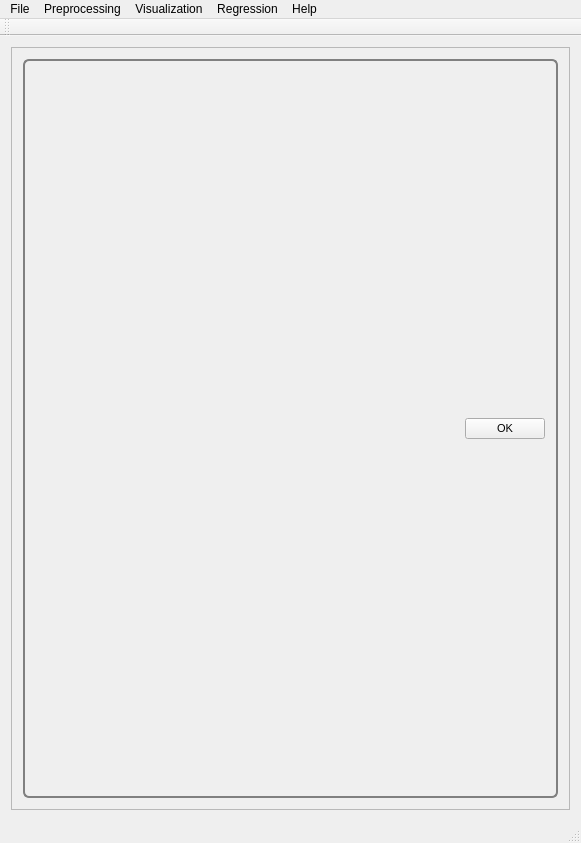
<?xml version="1.0" encoding="UTF-8"?>
<ui version="4.0">
 <class>MainWindow</class>
 <widget class="QMainWindow" name="MainWindow">
  <property name="geometry">
   <rect>
    <x>0</x>
    <y>0</y>
    <width>581</width>
    <height>843</height>
   </rect>
  </property>
  <property name="windowTitle">
   <string>PYSAT</string>
  </property>
  <widget class="QWidget" name="centralWidget">
   <layout class="QVBoxLayout" name="verticalLayout_9">
    <item>
     <widget class="QScrollArea" name="scrollArea">
      <property name="widgetResizable">
       <bool>true</bool>
      </property>
      <widget class="QWidget" name="scrollAreaWidgetContents_2">
       <property name="geometry">
        <rect>
         <x>0</x>
         <y>0</y>
         <width>561</width>
         <height>770</height>
        </rect>
       </property>
       <property name="font">
        <font>
         <pointsize>8</pointsize>
        </font>
       </property>
       <property name="styleSheet">
        <string notr="true">QGroupBox {
  border: 2px solid gray;
  border-radius: 6px;
  margin-top: 0.5em;
}

QGroupBox::title {

  padding-top: -14px;
  padding-left: 8px;
}
</string>
       </property>
       <layout class="QVBoxLayout" name="verticalLayout_8">
        <item>
         <widget class="QGroupBox" name="OK">
          <layout class="QHBoxLayout" name="ok">
           <item>
            <spacer name="horizontalSpacer_5">
             <property name="orientation">
              <enum>Qt::Horizontal</enum>
             </property>
             <property name="sizeHint" stdset="0">
              <size>
               <width>40</width>
               <height>20</height>
              </size>
             </property>
            </spacer>
           </item>
           <item>
            <widget class="QPushButton" name="okButton">
             <property name="font">
              <font>
               <pointsize>8</pointsize>
              </font>
             </property>
             <property name="mouseTracking">
              <bool>false</bool>
             </property>
             <property name="text">
              <string>OK</string>
             </property>
            </widget>
           </item>
          </layout>
         </widget>
        </item>
       </layout>
      </widget>
     </widget>
    </item>
   </layout>
  </widget>
  <widget class="QMenuBar" name="menuBar">
   <property name="geometry">
    <rect>
     <x>0</x>
     <y>0</y>
     <width>581</width>
     <height>21</height>
    </rect>
   </property>
   <widget class="QMenu" name="menuFile">
    <property name="title">
     <string>File</string>
    </property>
    <addaction name="actionLoad_Refence_Data"/>
    <addaction name="actionLoad_Unknown_Data"/>
    <addaction name="separator"/>
    <addaction name="actionSave_Current_Plots"/>
    <addaction name="actionSave_Current_Data"/>
    <addaction name="separator"/>
    <addaction name="actionCreate_New_Workflow"/>
    <addaction name="actionSave_Current_Workflow"/>
    <addaction name="separator"/>
    <addaction name="actionExit"/>
   </widget>
   <widget class="QMenu" name="menuPreprocessing">
    <property name="title">
     <string>Preprocessing</string>
    </property>
    <widget class="QMenu" name="menuBaseline_Removal">
     <property name="title">
      <string>Baseline Removal</string>
     </property>
     <addaction name="actionALS"/>
     <addaction name="actionDietrich"/>
     <addaction name="actionPolyFit"/>
     <addaction name="actionAirPLS"/>
     <addaction name="actionFABC"/>
     <addaction name="actionKK"/>
     <addaction name="actionMario"/>
     <addaction name="actionMedian"/>
     <addaction name="actionRubberband"/>
     <addaction name="actionUndecimated_Wavelet"/>
    </widget>
    <widget class="QMenu" name="menuCalibration_Transfer">
     <property name="title">
      <string>Calibration Transfer</string>
     </property>
     <addaction name="actionRatio"/>
     <addaction name="actionTommy_s_Methgod"/>
     <addaction name="actionPiecewise_Direct_Standardization"/>
     <addaction name="actionOthers_3"/>
    </widget>
    <addaction name="actionNormalization"/>
    <addaction name="actionNoise_Reduction"/>
    <addaction name="actionApply_Mask"/>
    <addaction name="actionInterpolate"/>
    <addaction name="actionInstrument_Response"/>
    <addaction name="menuCalibration_Transfer"/>
    <addaction name="menuBaseline_Removal"/>
   </widget>
   <widget class="QMenu" name="menuVisualization">
    <property name="title">
     <string>Visualization</string>
    </property>
    <widget class="QMenu" name="menuClustering">
     <property name="title">
      <string>Clustering</string>
     </property>
     <addaction name="actionK_Means"/>
     <addaction name="actionHierarchical"/>
     <addaction name="actionOthers"/>
     <addaction name="actionOthers_2"/>
    </widget>
    <addaction name="actionPCA"/>
    <addaction name="actionICA"/>
    <addaction name="menuClustering"/>
   </widget>
   <widget class="QMenu" name="menuRegression">
    <property name="title">
     <string>Regression</string>
    </property>
    <addaction name="actionPLS"/>
    <addaction name="actionSM_PLS"/>
    <addaction name="actionICA_Regression"/>
    <addaction name="actionGaussian_Process"/>
    <addaction name="actionMLP"/>
    <addaction name="actionSVM"/>
    <addaction name="actionOthers_4"/>
    <addaction name="actionOthers_5"/>
   </widget>
   <widget class="QMenu" name="menuHelp">
    <property name="title">
     <string>Help</string>
    </property>
    <addaction name="actionIndex"/>
    <addaction name="actionContent_2"/>
    <addaction name="separator"/>
    <addaction name="actionAbout"/>
    <addaction name="actionAbout_QtCreator"/>
   </widget>
   <addaction name="menuFile"/>
   <addaction name="menuPreprocessing"/>
   <addaction name="menuVisualization"/>
   <addaction name="menuRegression"/>
   <addaction name="menuHelp"/>
  </widget>
  <widget class="QToolBar" name="mainToolBar">
   <attribute name="toolBarArea">
    <enum>TopToolBarArea</enum>
   </attribute>
   <attribute name="toolBarBreak">
    <bool>false</bool>
   </attribute>
  </widget>
  <widget class="QStatusBar" name="statusBar"/>
  <action name="actionLoad_Refence_Data">
   <property name="text">
    <string>Load Refence Data</string>
   </property>
  </action>
  <action name="actionLoad_Unknown_Data">
   <property name="text">
    <string>Load Unknown Data</string>
   </property>
  </action>
  <action name="actionSave_Current_Workflow">
   <property name="text">
    <string>Save Current Workflow</string>
   </property>
  </action>
  <action name="actionSave_Current_Plots">
   <property name="text">
    <string>Save Current Plots</string>
   </property>
  </action>
  <action name="actionSave_Current_Data">
   <property name="text">
    <string>Save Current Data</string>
   </property>
  </action>
  <action name="actionCreate_New_Workflow">
   <property name="text">
    <string>Create New Workflow</string>
   </property>
  </action>
  <action name="actionNoise_Reduction">
   <property name="text">
    <string>Noise Reduction</string>
   </property>
  </action>
  <action name="actionApply_Mask">
   <property name="text">
    <string>Apply Mask</string>
   </property>
  </action>
  <action name="actionInterpolate">
   <property name="text">
    <string>Interpolate</string>
   </property>
  </action>
  <action name="actionInstrument_Response">
   <property name="text">
    <string>Instrument Response</string>
   </property>
  </action>
  <action name="actionALS">
   <property name="text">
    <string>ALS</string>
   </property>
  </action>
  <action name="actionDietrich">
   <property name="text">
    <string>Dietrich</string>
   </property>
  </action>
  <action name="actionPolyFit">
   <property name="text">
    <string>PolyFit</string>
   </property>
  </action>
  <action name="actionAirPLS">
   <property name="text">
    <string>AirPLS</string>
   </property>
  </action>
  <action name="actionFABC">
   <property name="text">
    <string>FABC</string>
   </property>
  </action>
  <action name="actionKK">
   <property name="text">
    <string>KK</string>
   </property>
  </action>
  <action name="actionMario">
   <property name="text">
    <string>Mario</string>
   </property>
  </action>
  <action name="actionMedian">
   <property name="text">
    <string>Median</string>
   </property>
  </action>
  <action name="actionRubberband">
   <property name="text">
    <string>Rubberband</string>
   </property>
  </action>
  <action name="actionUndecimated_Wavelet">
   <property name="text">
    <string>Undecimated Wavelet</string>
   </property>
  </action>
  <action name="actionRatio">
   <property name="text">
    <string>Ratio</string>
   </property>
  </action>
  <action name="actionTommy_s_Methgod">
   <property name="text">
    <string>Tommy's Method</string>
   </property>
  </action>
  <action name="actionPiecewise_Direct_Standardization">
   <property name="text">
    <string>Piecewise Direct Standardization</string>
   </property>
  </action>
  <action name="actionPCA">
   <property name="text">
    <string>PCA</string>
   </property>
  </action>
  <action name="actionICA">
   <property name="text">
    <string>ICA</string>
   </property>
  </action>
  <action name="actionK_Means">
   <property name="text">
    <string>K-Means</string>
   </property>
  </action>
  <action name="actionHierarchical">
   <property name="text">
    <string>Hierarchical</string>
   </property>
  </action>
  <action name="actionOthers">
   <property name="text">
    <string>Others...</string>
   </property>
  </action>
  <action name="actionOthers_2">
   <property name="text">
    <string>Others...</string>
   </property>
  </action>
  <action name="actionOthers_3">
   <property name="text">
    <string>Others...</string>
   </property>
  </action>
  <action name="actionPLS">
   <property name="text">
    <string>PLS</string>
   </property>
  </action>
  <action name="actionSM_PLS">
   <property name="text">
    <string>SM-PLS</string>
   </property>
  </action>
  <action name="actionICA_Regression">
   <property name="text">
    <string>ICA Regression</string>
   </property>
  </action>
  <action name="actionGaussian_Process">
   <property name="text">
    <string>Gaussian Process</string>
   </property>
  </action>
  <action name="actionMLP">
   <property name="text">
    <string>MLP</string>
   </property>
  </action>
  <action name="actionSVM">
   <property name="text">
    <string>SVM</string>
   </property>
  </action>
  <action name="actionOthers_4">
   <property name="text">
    <string>Others...</string>
   </property>
  </action>
  <action name="actionOthers_5">
   <property name="text">
    <string>Others...</string>
   </property>
  </action>
  <action name="actionIndex">
   <property name="text">
    <string>Index</string>
   </property>
  </action>
  <action name="actionContent_2">
   <property name="text">
    <string>Content</string>
   </property>
  </action>
  <action name="actionAbout">
   <property name="text">
    <string>About...</string>
   </property>
  </action>
  <action name="actionAbout_QtCreator">
   <property name="text">
    <string>About QtCreator...</string>
   </property>
  </action>
  <action name="actionExit">
   <property name="text">
    <string>Exit</string>
   </property>
  </action>
  <action name="actionNormalization">
   <property name="text">
    <string>Normalization</string>
   </property>
  </action>
 </widget>
 <layoutdefault spacing="6" margin="11"/>
 <resources/>
 <connections/>
</ui>
